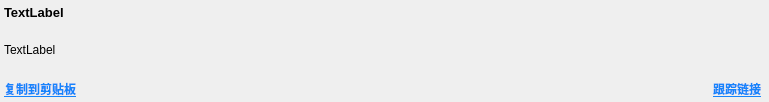
<?xml version="1.0" encoding="UTF-8"?>
<ui version="4.0">
 <class>tipsForm</class>
 <widget class="QWidget" name="tipsForm">
  <property name="geometry">
   <rect>
    <x>0</x>
    <y>0</y>
    <width>769</width>
    <height>102</height>
   </rect>
  </property>
  <property name="windowTitle">
   <string>Form</string>
  </property>
  <property name="autoFillBackground">
   <bool>true</bool>
  </property>
  <layout class="QVBoxLayout" name="verticalLayout" stretch="0,1,0">
   <property name="spacing">
    <number>6</number>
   </property>
   <property name="leftMargin">
    <number>4</number>
   </property>
   <property name="topMargin">
    <number>4</number>
   </property>
   <property name="rightMargin">
    <number>4</number>
   </property>
   <property name="bottomMargin">
    <number>4</number>
   </property>
   <item>
    <layout class="QHBoxLayout" name="horizontalLayout" stretch="1,0">
     <property name="topMargin">
      <number>0</number>
     </property>
     <property name="rightMargin">
      <number>0</number>
     </property>
     <item>
      <widget class="QLabel" name="lbltitle">
       <property name="font">
        <font>
         <pointsize>10</pointsize>
         <weight>75</weight>
         <bold>true</bold>
        </font>
       </property>
       <property name="text">
        <string>TextLabel</string>
       </property>
      </widget>
     </item>
     <item>
      <widget class="QWidget" name="pushpin" native="true">
       <property name="minimumSize">
        <size>
         <width>16</width>
         <height>16</height>
        </size>
       </property>
      </widget>
     </item>
    </layout>
   </item>
   <item>
    <widget class="QLabel" name="lblcontent">
     <property name="text">
      <string>TextLabel</string>
     </property>
    </widget>
   </item>
   <item>
    <layout class="QHBoxLayout" name="horizontalLayout_2" stretch="0,1,0">
     <property name="spacing">
      <number>0</number>
     </property>
     <item>
      <widget class="QLabel" name="lblcopy">
       <property name="cursor">
        <cursorShape>OpenHandCursor</cursorShape>
       </property>
       <property name="text">
        <string>&lt;b&gt;&lt;u style=&quot;color:#1684fb&quot;&gt;复制到剪贴板&lt;/u&gt; &lt;/b&gt;</string>
       </property>
      </widget>
     </item>
     <item>
      <widget class="QWidget" name="widget" native="true"/>
     </item>
     <item>
      <widget class="QLabel" name="lbllink">
       <property name="cursor">
        <cursorShape>OpenHandCursor</cursorShape>
       </property>
       <property name="text">
        <string>&lt;b&gt;&lt;u style=&quot;color:#1684fb&quot;&gt;跟踪链接&lt;/u&gt; &lt;/b&gt;</string>
       </property>
      </widget>
     </item>
    </layout>
   </item>
  </layout>
 </widget>
 <resources/>
 <connections/>
</ui>
